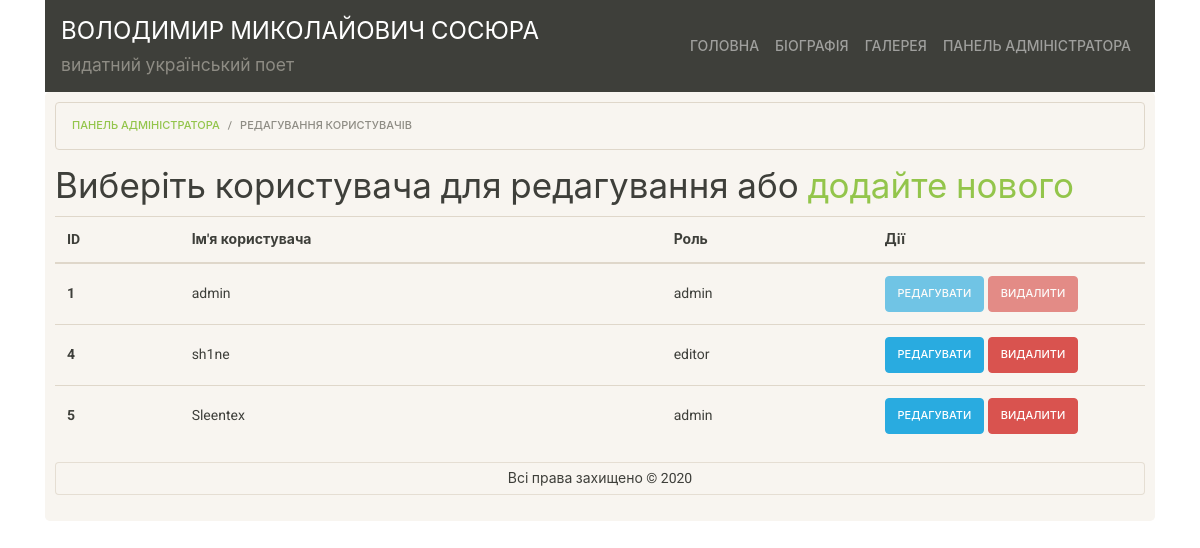
Page /lab10/public/admin/edit_users.php (signed in) on the committed database.
### tables this page shows
CREATE TABLE `site_head` (
  `id` int(11) NOT NULL,
  `author_full_name` varchar(50) NOT NULL,
  `description` varchar(50) NOT NULL
);

CREATE TABLE `users` (
  `id` int(11) NOT NULL,
  `username` varchar(20) NOT NULL,
  `password` varchar(100) NOT NULL,
  `role_id` int(11) NOT NULL
);

CREATE TABLE `roles` (
  `id` int(11) NOT NULL,
  `name` varchar(10) NOT NULL
);

### lab10/src/services/Utils.php (called while the page is built, shortened)
<?php
class Utils {
    public static function get_file_hash($filename) {
        return date('YmdHis', filemtime($filename));
    }
}

### lab10/src/services/Auth.php (called while the page is built, shortened)
<?php
require_once __DIR__."/../dao/UserDaoPdo.php";
class Auth {
    private static ?Auth $singleton = null;
    private PDO $db;
    private UserDaoPdo $userDao;
    private ?User $user;
    private function __construct(PDO $db) {
        $this->db = $db;
        $this->userDao = new UserDaoPdo($db);
        $this->user = null;
        $this->tryRestoreFromSession();
    }
    private function tryRestoreFromSession() {
        if (isset($_SESSION['username']) && isset($_SESSION['password'])) {
            $username = $_SESSION['username'];
            $user = $this->userDao->findOneWithUsername($username);
            $this->user = $user;
        }
    }
    public static function instance() {
        if (Auth::$singleton == null) {
            include __DIR__."/../../config/db.php";
            Auth::$singleton = new Auth($db);
        }
        return Auth::$singleton;
    }
    public function getDb() {
        return $this->db;
    }
    public function isLoggedIn() {
        return $this->user != null;
    }
    public function isLoggedAsEditor() {
        return $this->isLoggedIn() && $this->user->isEditor();
    }
    public function getUser() {
        return $this->user;
    }
}

### lab10/src/dao/PdoDao.php (called while the page is built, shortened)
<?php
abstract class PdoDao {
    protected PDO $db;
    public function __construct(PDO $db) {
        $this->db = $db;
    }
    public function getAll() {
        $stmt = $this->db->query("SELECT * FROM `{$this->getTableName()}`");
        return array_map(function($arr) {
            return $this->associativeArrayToObject($arr);
        }, $stmt->fetchAll());
    }
    public function getById($id) {
        $stmt = $this->db->prepare("SELECT * FROM `{$this->getTableName()}` WHERE `id` = ?");
        $stmt->execute([$id]);
        $row = $stmt->fetch();
        return $this->associativeArrayToObject($row);
    }
}

### lab10/src/dao/SiteHeadDaoPdo.php (called while the page is built, shortened)
<?php
require_once __DIR__ . "/../models/SiteHead.php";
require_once __DIR__ . "/PdoDao.php";
class SiteHeadDaoPdo extends PdoDao {
    protected function getTableName() {
        return self::TABLE_NAME;
    }
    protected function associativeArrayToObject($arr) {
        return SiteHead::fromArray($arr);
    }
}

### lab10/src/models/SiteHead.php (called while the page is built, shortened)
<?php
class SiteHead {
    private $author_full_name;
    private $description;
    public static function fromArray($arr) {
        $obj = new SiteHead();
        foreach ($arr as $key => $value) {
            if (is_numeric($key)) continue;
            $obj->{$key} = $value;
        }
        return $obj;
    }
    public function getAuthorFullName() {
        return $this->author_full_name;
    }
    public function getDescription() {
        return $this->description;
    }
}

### lab10/src/dao/UserDaoPdo.php (called while the page is built, shortened)
<?php
require_once __DIR__ . "/../models/User.php";
require_once __DIR__ . "/PdoDao.php";
class UserDaoPdo extends PdoDao {
    protected function getTableName() {
        return self::TABLE_NAME;
    }
    protected function associativeArrayToObject($arr) {
        return User::fromArray($arr);
    }
    public function findOneWithUsername($username) {
        $stmt = $this->db->prepare("SELECT * FROM `{$this->getTableName()}` WHERE `username` = ?");
        $stmt->execute([$username]);
        $row = $stmt->fetch();
        return $this->associativeArrayToObject($row);
    }
}

### lab10/src/models/User.php (called while the page is built, shortened)
<?php
class User {
    private $id;
    private $username;
    private $role_id;
    public static function fromArray($arr) {
        $obj = new User();
        foreach ($arr as $key => $value) {
            if (is_numeric($key)) continue;
            $obj->{$key} = $value;
        }
        return $obj;
    }
    public function isEditor() {
        return $this->getRoleId() >= 2;
    }
    public function getId() {
        return $this->id;
    }
    public function getUsername() {
        return $this->username;
    }
    public function getRoleId() {
        return $this->role_id;
    }
}

### lab10/src/dao/RoleDaoPdo.php (called while the page is built, shortened)
<?php
require_once __DIR__ . "/../models/Role.php";
require_once __DIR__ . "/PdoDao.php";
class RoleDaoPdo extends PdoDao {
    protected function getTableName() {
        return self::TABLE_NAME;
    }
    protected function associativeArrayToObject($arr) {
        return Role::fromArray($arr);
    }
}

### lab10/src/models/Role.php (called while the page is built, shortened)
<?php
class Role {
    private $name;
    public static function fromArray($arr) {
        $obj = new Role();
        foreach ($arr as $key => $value) {
            if (is_numeric($key)) continue;
            $obj->{$key} = $value;
        }
        return $obj;
    }
    public function getName()
    {
        return $this->name;
    }
}

### lab10/public/admin/edit_users.php (the view)
<?php
require_once __DIR__."/../../src/services/Auth.php";
require_once __DIR__."/../../src/dao/RoleDaoPdo.php";
if (!Auth::instance()->isLoggedAsAdmin()) {
    header("Location: ./login.php");
    die();
}
$userDao = new UserDaoPdo(Auth::instance()->getDb());
$roleDao = new RoleDaoPdo(Auth::instance()->getDb());
$breadcrumb_path = [
    "Панель адміністратора" => "./",
    "Редагування користувачів" => "#",
];
require_once __DIR__."/../templates/head.php";
?>
<h1>Виберіть користувача для редагування або <a href="./add_user.php">додайте нового</a></h1>
<table class="table table-hover users">
  <thead>
    <tr>
      <th scope="col">ID</th>
      <th scope="col">Ім'я користувача</th>
      <th scope="col">Роль</th>
      <th scope="col" style="width: 25%">Дії</th>
    </tr>
  </thead>
  <tbody>
    <?php foreach ($userDao->getAll() as $user): ?>
    <tr>
      <th scope="row"><?= $user->getId(); ?></th>
      <td><?= $user->getUsername(); ?></td>
      <td><?= $roleDao->getById($user->getRoleId())->getName(); ?></td>
      <td>
        <a href="./edit_user.php?id=<?= $user->getId(); ?>"><button type="button" class="btn btn-info" <?= ($user->getId() == Auth::instance()->getUser()->getId()) ? 'disabled' : ''; ?>>Редагувати</button></a>
        <a href="./delete_user.php?id=<?= $user->getId(); ?>" onclick="return confirm('Ви дійсно хочете видалити цього користувача?');"><button type="button" class="btn btn-danger" <?= ($user->getId() == Auth::instance()->getUser()->getId()) ? 'disabled' : ''; ?>>Видалити</button></a>
      </td>
    </tr>
    <?php endforeach; ?>
  </tbody>
</table>
<?php
require_once __DIR__."/../templates/footer.php";
?>

### lab10/public/templates/head.php (shortened to what this page needs)
<?php
require_once __DIR__."/../../src/services/Utils.php";
require_once __DIR__."/../../src/services/Auth.php";
require_once __DIR__."/../../src/dao/SiteHeadDaoPdo.php";
$siteHeadPdo = new SiteHeadDaoPdo(Auth::instance()->getDb());
$siteHead = $siteHeadPdo->getById(1);
?>
<!DOCTYPE html>
<html lang="ua">
<head>
    <link rel="stylesheet" href="/assets/css/bootstrap.css?hash=<?= Utils::get_file_hash(__DIR__."/../assets/css/bootstrap.css"); ?>">
    <link rel="stylesheet" href="/assets/css/main.css?hash=<?= Utils::get_file_hash(__DIR__."/../assets/css/main.css"); ?>">
    <link rel="stylesheet" href="/assets/css/ekko-lightbox.css?hash=<?= Utils::get_file_hash(__DIR__."/../assets/css/ekko-lightbox.css"); ?>">
</head>
<body>
<div class="container">
    <nav class="navbar navbar-expand-lg navbar-dark bg-primary">
    <div class="row">
      <div class="col">
        <div class="row">
        <div class="col">
            <a class="navbar-brand" href="/"><?= $siteHead->getAuthorFullName(); ?></a>
        </div>
        </div>
        <div class="row">
        <div class="col">
            <h5 class="text-secondary"><?= $siteHead->getDescription(); ?></h5>
        </div>
        </div>
      </div>
    </div>
    <div class="collapse navbar-collapse justify-content-end" id="navbarColor01">
        <ul class="navbar-nav">
        <li class="nav-item <?= empty($is_nav_page_main) ? '' : 'active'; ?>">
            <a class="nav-link top-menu-link" href="/">Головна</a>
        </li>
        <li class="nav-item <?= empty($is_nav_page_bio) ? '' : 'active'; ?>">
            <a class="nav-link top-menu-link" href="/biography.php">Біографія</a>
        </li>
        <li class="nav-item <?= empty($is_nav_page_gallery) ? '' : 'active'; ?>">
            <a class="nav-link top-menu-link" href="/gallery.php">Галерея</a>
        </li>
        <?php if (Auth::instance()->isLoggedAsEditor()): ?>
        <li class="nav-item <?= empty($is_nav_page_admin) ? '' : 'active'; ?>">
            <a class="nav-link top-menu-link" href="/admin/">Панель адміністратора</a>
        </li>
        <?php endif; ?>
        </ul>
    </div>
    </nav>
    <div class="jumbotron content">
      <ol class="breadcrumb">
        <?php
        foreach ($breadcrumb_path as $key => $value):
            if ($key != array_key_last($breadcrumb_path)):
        ?>
            <li class="breadcrumb-item"><a href="<?= $value; ?>"><?= $key; ?></a></li>
        <?php
            else:
        ?>
            <li class="breadcrumb-item active"><?= $key; ?></li>
        <?php
            endif;
        endforeach;
        ?>
      </ol>

### lab10/public/assets/css/main.css (style rules this page uses)
.navbar-brand { font-size: 24px; }
.top-menu-link { font-size: 14px !important; }
.content { padding: 10px; }
.users td, .users th { vertical-align: middle; }

### rows in the picture
site_head: author_full_name "ВОЛОДИМИР МИКОЛАЙОВИЧ СОСЮРА", description "видатний український поет"
users: id "1", username "admin", Name "admin"
users: id "4", username "sh1ne", role.name "editor"
users: id "5", username "Sleentex", Name "admin"

### other values in the picture
$key "ПАНЕЛЬ АДМІНІСТРАТОРА"
$key "РЕДАГУВАННЯ КОРИСТУВАЧІВ"
